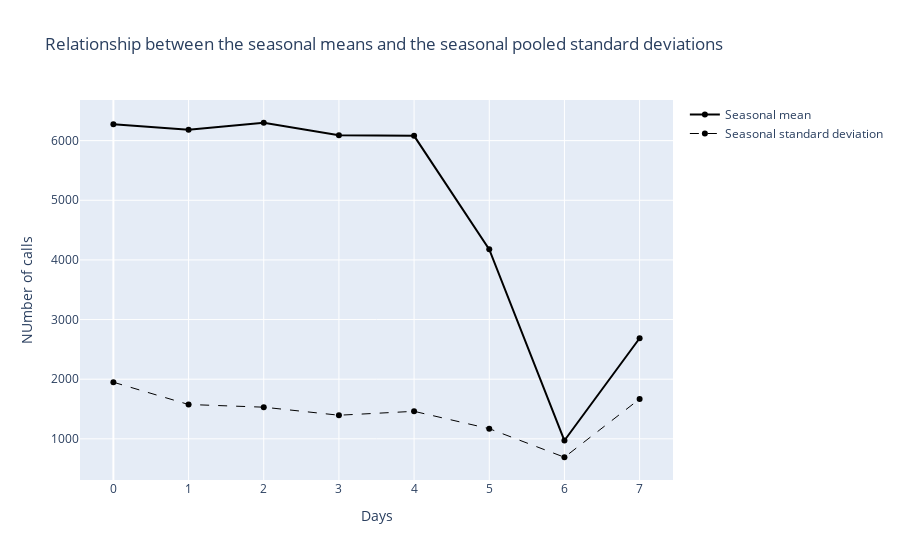

Write notebook code for a chart like this one.
### Markdown cell above
## Period=week

### Code cell
#bbt period=week & season=day
Day_per_week=aggregation(train_df,'D','W',stage=1)
bbt_Day_per_week=compile_bbt(Day_per_week)
plot_decomposition_type(bbt_Day_per_week.loc["Season_mean"][:-2],bbt_Day_per_week.loc["Season_std"][:-2],"Days")

### Figure 1 — Plotly figure (JSON) as saved in the notebook; plotly's stock layout.template omitted (floating-point values rounded to 4 significant figures)
{"data": [{"line": {"color": "black", "width": 2}, "name": "Seasonal mean", "type": "scatter", "x": [0, 1, 2, 3, 4, 5, 6, 7], "y": [6274.0, 6182.0, 6300.0, 6089.0, 6080, 4177.0, 972.0, 2687]}, {"line": {"color": "black", "dash": "dash", "width": 1}, "name": "Seasonal standard deviation", "type": "scatter", "x": [0, 1, 2, 3, 4, 5, 6, 7], "y": [1949.0, 1576.0, 1531.0, 1396.0, 1461.0, 1170.0, 691.4, 1668.0]}], "layout": {"title": {"text": "Relationship between the seasonal means and the seasonal pooled standard deviations"}, "xaxis": {"title": {"text": "Days"}}, "yaxis": {"title": {"text": "NUmber of calls"}}}}
